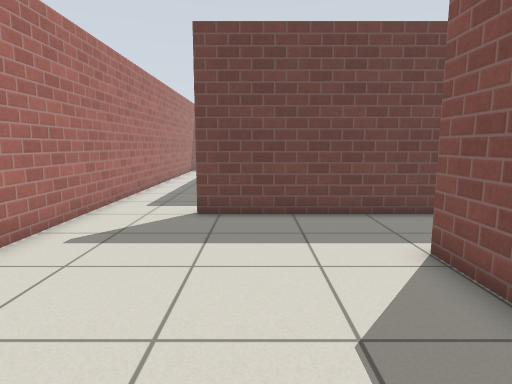
[1] (above)

16 first-person views from a walk through a world built for the Gazebo simulator. The camera is 0.94 m above the floor, tilts 8° down and sees 75° across. The floor is counted in squares, 0.5 m on a side. Each view is taken from the middle of a square. On the plan, view 1 faces up. The plan holds only what a view shows up to about 17 squares ahead; the rest is blank. Gazebo's built-in surfaces are drawn with simple patterns.

[2]
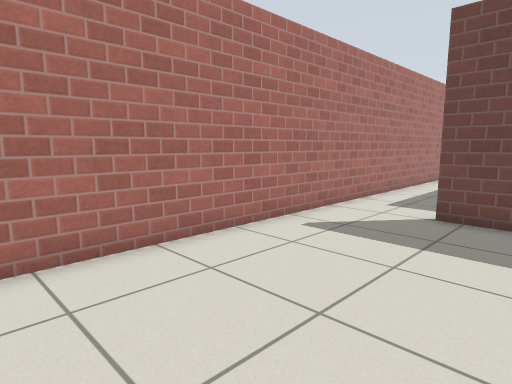

[3]
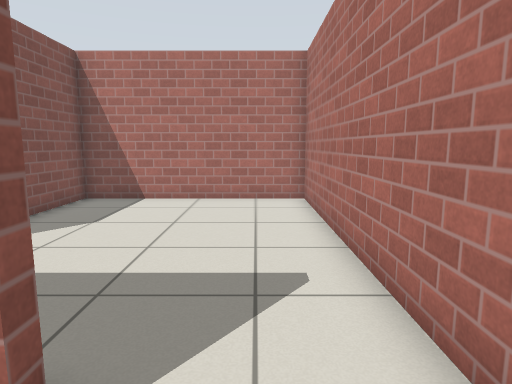

[4]
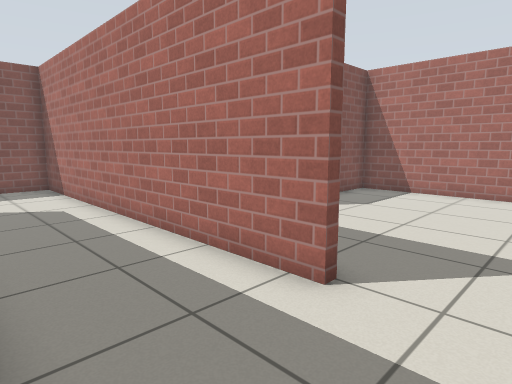

[5]
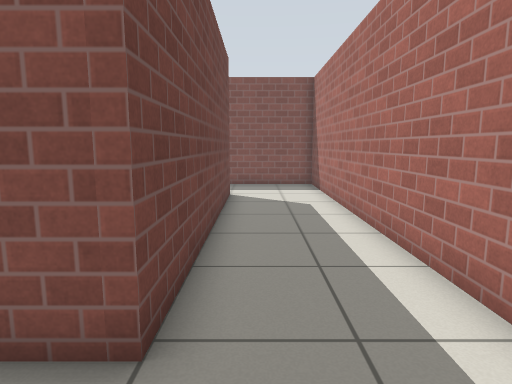

[6]
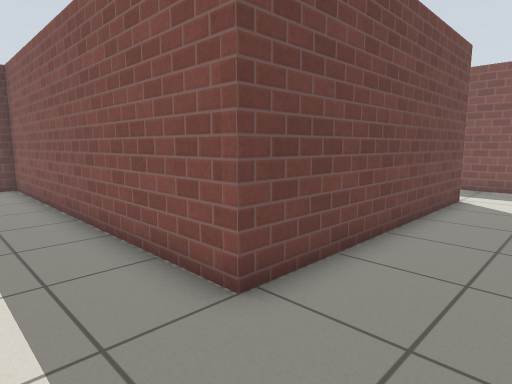

[7]
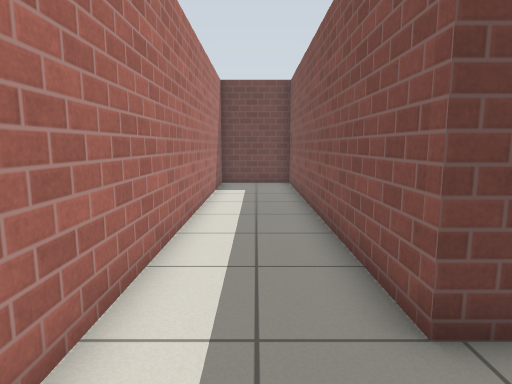

[8]
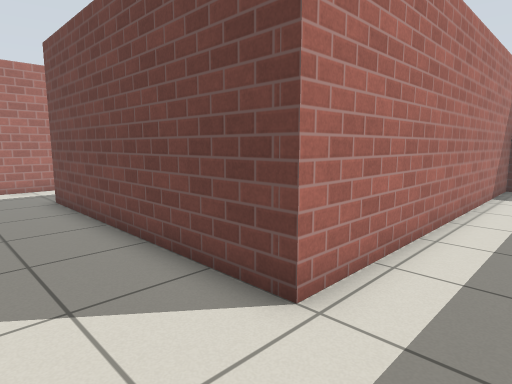

[9]
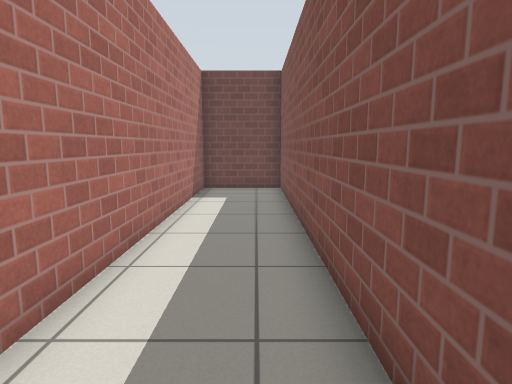

[10]
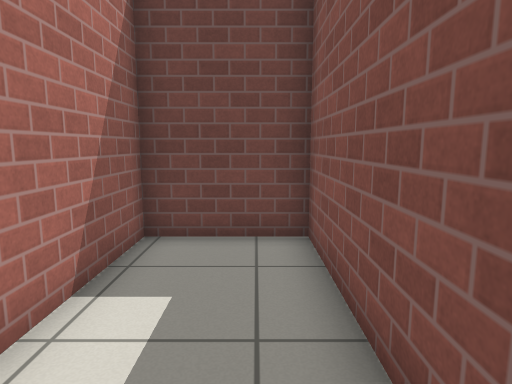

[11]
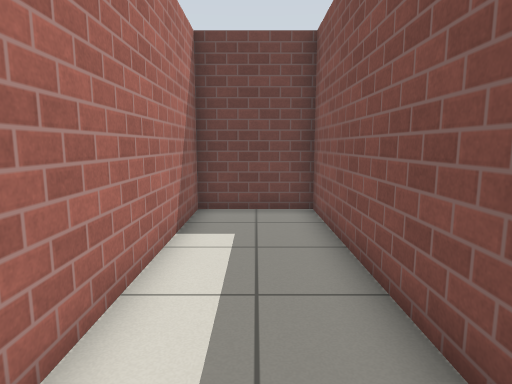

[12]
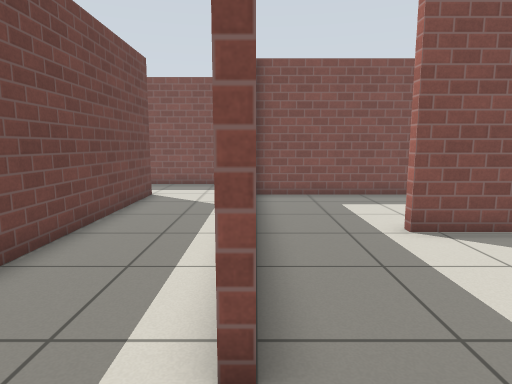

[13]
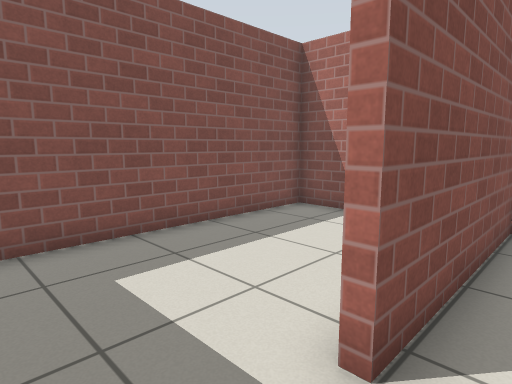

[14]
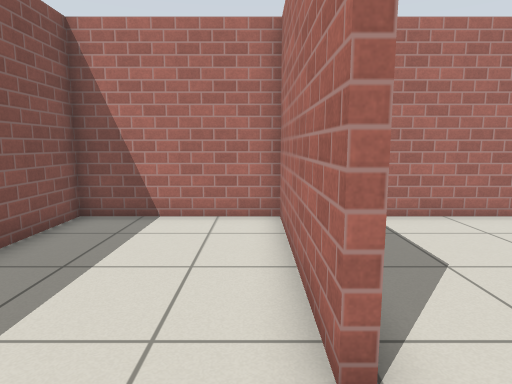

[15]
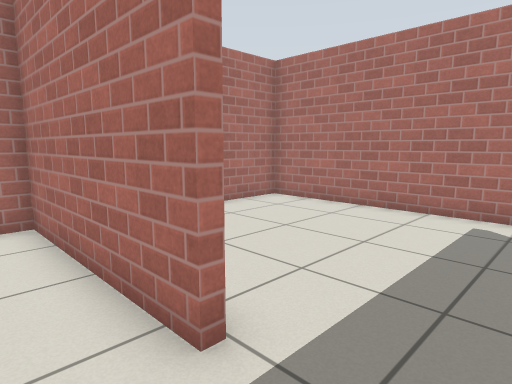

[16]
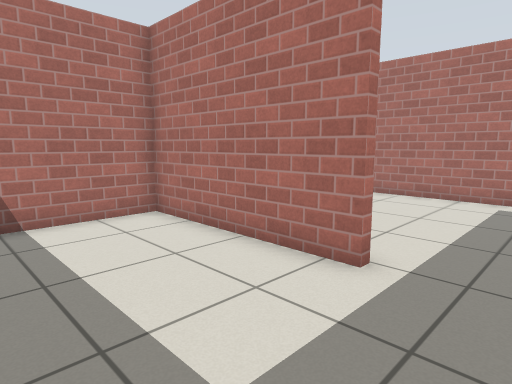

### Floor plan
Points are (right, up) in squares from view 1. A wall is a line through its corners. A room is listed if a view was taken in it or the views show most of it. See-through windows are left out.
Room 1 (views 1, 2, 13)
walls: (-4.7, 8.5) (-4.7, -0.7) (3.1, -0.7) (3.1, 5.8); (3.5, 9) (-1.6, 9)
ways out: opening at (-3, 9) to room 2; opening at (3, 7) to room 3
Room 2 (views 3, 4, 5, 6, 7, 8, 9, 10, 11, 12)
walls: (-1.6, 9) (-1.6, 9.3) (12.1, 9.3) (12.1, 26.7) (8.7, 26.7) (8.7, 13) (-1.3, 13) (-1.3, 26.7) (-4.7, 26.7) (-4.7, 8.5)
ways out: opening at (-3, 9) to room 1
Room 3 (views 14, 15, 16)
walls: (3.4, 5.8) (3.4, -0.7) (8.7, -0.7) (8.7, 9); (5, 9) (3.5, 9)
ways out: opening at (3, 7) to room 1

Positions as (right, up) in squares from view 1, and headings:
1: (0, 0), facing up
2: (1, 0), facing up-left
3: (-3, 11), facing down
4: (-4, 13), facing down-right
5: (-4, 12), facing right
6: (-4, 10), facing up-right
7: (-3, 10), facing up
8: (11, 10), facing up-left
9: (11, 12), facing up
10: (11, 20), facing up
11: (-3, 17), facing up
12: (-4, 9), facing right
13: (2, 8), facing down-right
14: (4, 8), facing down
15: (5, 8), facing down-left
16: (8, 8), facing down-left
